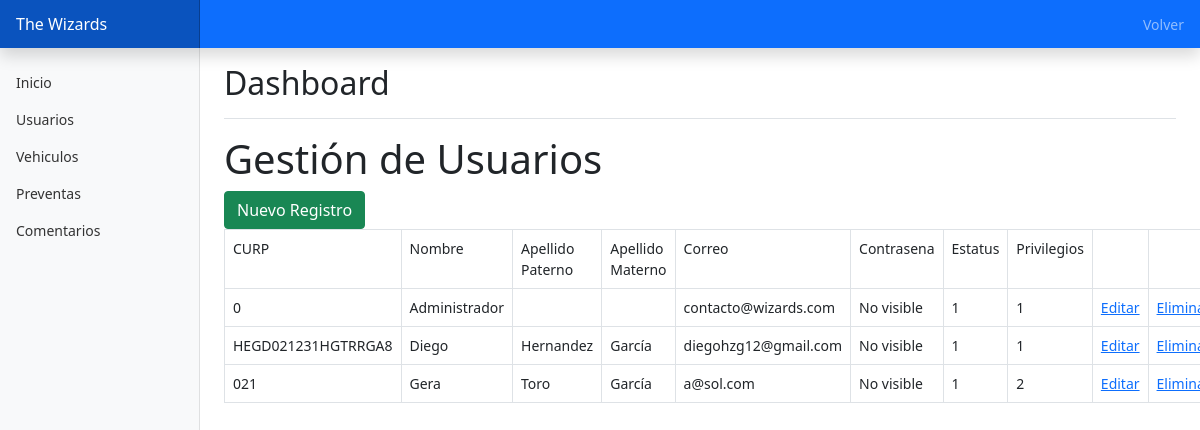
Page /admin/usuarios/index.php on the committed database.
### tables this page shows
CREATE TABLE `usuarios` (
  `id` int(11) NOT NULL,
  `curp` varchar(18) NOT NULL,
  `nombre` varchar(20) NOT NULL,
  `apellidoP` varchar(20) NOT NULL,
  `apellidoM` varchar(20) NOT NULL,
  `correo` varchar(40) DEFAULT NULL,
  `contrasena` varchar(18) DEFAULT NULL,
  `estatus` int(11) NOT NULL,
  `privilegios` int(11) NOT NULL
);

### admin/class/Usuarios.php (called while the page is built, shortened)
<?php
class Usuarios {
    public static function recuperarTodos() {
        $conexion = new Conexion();
        $consulta = $conexion->prepare('SELECT * FROM ' . self::TABLA);
        $consulta->execute();
        $registros = $consulta->fetchAll();
        return $registros;
    }
}

### admin/usuarios/index.php (the view, shortened to what this page needs)
<?php
    include "../template/cabecera.php";
    require_once('../class/Usuarios.php');
    $usuarios = Usuarios::recuperarTodos();
?>
        <h1> Gestión de Usuarios </h1>
        <a href="guardar_usuario.php" class="btn btn-success"> Nuevo Registro </a>
        <?php
         if (count($usuarios)>0): ?>
            <table class="table table-bordered">
                <tr>
                    <td>CURP</td>
                    <td>Nombre</td>
                    <td>Apellido Paterno</td>
                    <td>Apellido Materno</td>
                    <td>Correo </td>
                    <td>Contrasena </td>
                    <td>Estatus </td>
                    <td>Privilegios </td>
                    <td> </td>
                    <td> </td>
                </tr>
                <?php foreach ($usuarios as $item): ?>
                <tr>
                    <td> <?php echo $item['curp']; ?></td>
                    <td> <?php echo $item['nombre']; ?></td>
                    <td> <?php echo $item['apellidoP']; ?></td>
                    <td> <?php echo $item['apellidoM']; ?></td>
                    <td> <?php echo $item['correo']; ?></td>
                    <td> No visible </td>
                    <td> <?php echo $item['estatus']; ?> </td>
                    <td> <?php echo $item['privilegios']; ?> </td>
                    <td><a href="guardar_usuario.php?id=<?php echo $item['id'] ?>"> Editar </td>
                    <td><a href="eliminar_usuario.php?id=<?php echo $item['id'] ?>"> Eliminar </td>
                </tr>
                <?php endforeach; ?>
            </table>
        <?php else: ?>
            <p> No hay usuarios registrados </p>
        <?php endif;
            include "../template/pie.php";
        ?>

### admin/css/dashboard.css (style rules this page uses)
body { font-size: .875rem; }

### rows in the picture
usuarios: curp "0", nombre "Administrador", correo "contacto@wizards.com", estatus "1", privilegios "1"
usuarios: curp "HEGD021231HGTRRGA8", nombre "Diego", apellidoP "Hernandez", apellidoM "García", correo "diegohzg12@gmail.com", estatus "1", privilegios "1"
usuarios: curp "021", nombre "Gera", apellidoP "Toro", apellidoM "García", correo "a@sol.com", estatus "1", privilegios "2"
